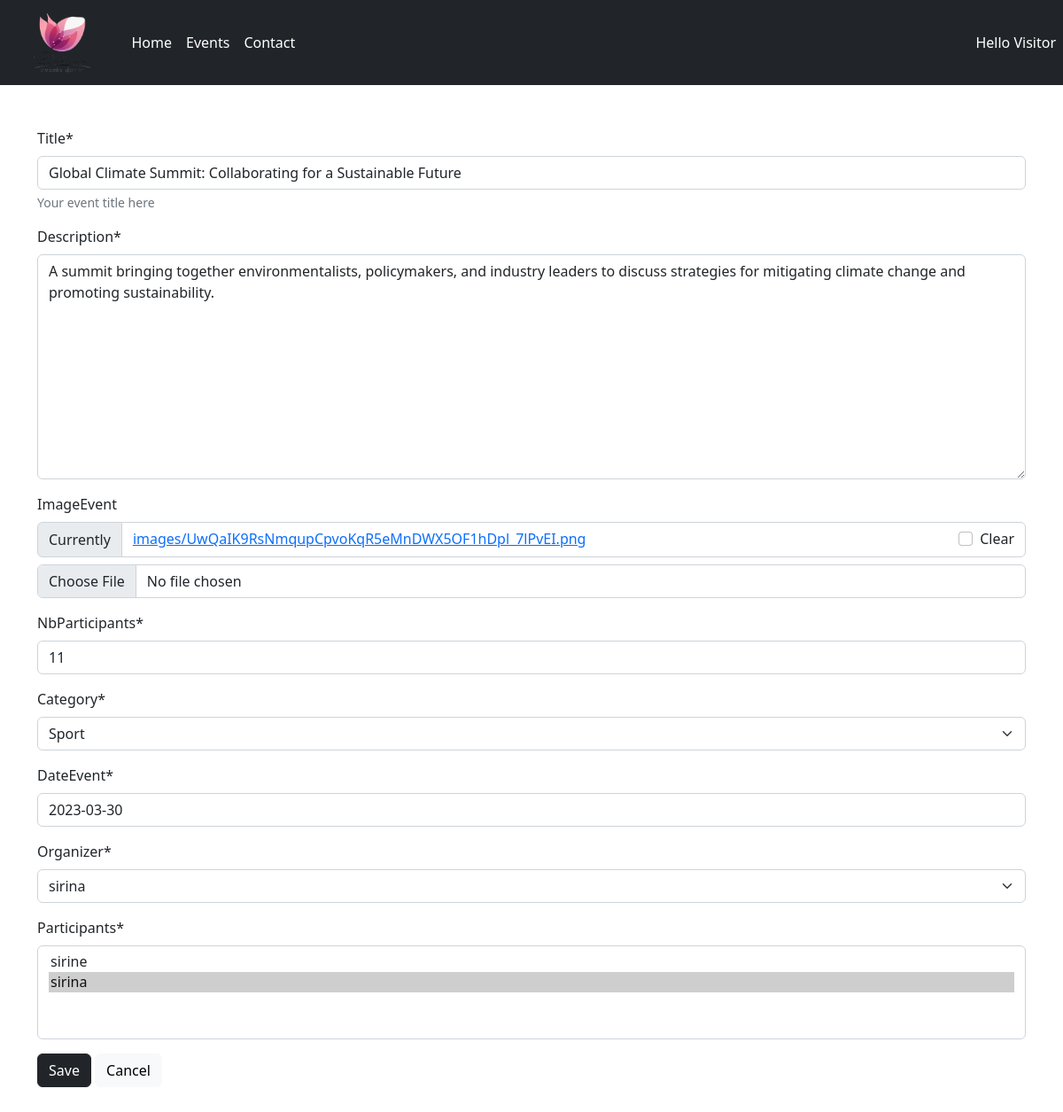
The app's page /events/updateEvent/16 with its own data.
### events/models.py (models this page shows, shortened)
class Event(models.Model):
    title = models.CharField("Title",default="",max_length=250)
    description = models.TextField()
    state = models.BooleanField(default=False)
    imageEvent=models.ImageField(upload_to='images/',blank=True)
    nbParticipants = models.IntegerField(default=0)
    CATEGORY_CHOICES = ( ('Music','Music'), ('sport','Sport'), ('Cinema','Cinema') )
    category = models.CharField(max_length=10 , choices=CATEGORY_CHOICES)
    dateEvent = models.DateField(validators=[is_date_valid])
    createdAt =models.DateField(auto_now_add=True)
    updatedAt = models.DateField(auto_now=True)
    organizer = models.ForeignKey(Person, on_delete=models.CASCADE)
    participants = models.ManyToManyField(
        Person,
        related_name = "participations",
        through="Participation"
    )

### events/views.py (the view)
# urls.py: path('updateEvent/<int:pk>', EventUpdateView.as_view(), name="update_event"),
class EventUpdateView(UpdateView):
    model = Event
    form_class = EventModelForm
    success_url = reverse_lazy('Events_listV')
    template_name = 'events/event_add.html'

### events/forms.py
class EventModelForm(forms.ModelForm):
    class Meta:
        model=Event
        field= "all"
        exclude= ['state']
        help_texts= {
            'title': 'Your event title here'
        }
        dateEvent = forms.DateField(
        initial = date.today,
        widget=forms.DateInput(
        attrs={
            'type':'date',
            'class':'form-control'
        }
        )
    )

### Workshop/templates/events/event_add.html (shortened to what this page needs)
{% extends "base.html" %}
{% load crispy_forms_tags %}
{% block content %}
<form method="POST"  class="my-5"enctype="multipart/form-data">
    {{ form|crispy}}
    <input type="submit" value="Save" class="btn btn-dark">
    <input type="reset" value="Cancel"  class="btn btn-light" >
</form>
{% endblock content  %}

### records on screen
Event: title "Global Climate Summit: Collaborating for a Sustainable Future", description "A summit bringing together environmentalists, policymakers, and industry leaders to discuss strategies for mitigating climate change and promoting sustainability.", nbParticipants "11", category "Sport", dateEvent "2023-03-30", organizer "sirina"

### other values on screen
{{ greetings }} "Hello"
{{ username | default:"Visitor" }} "Visitor"
